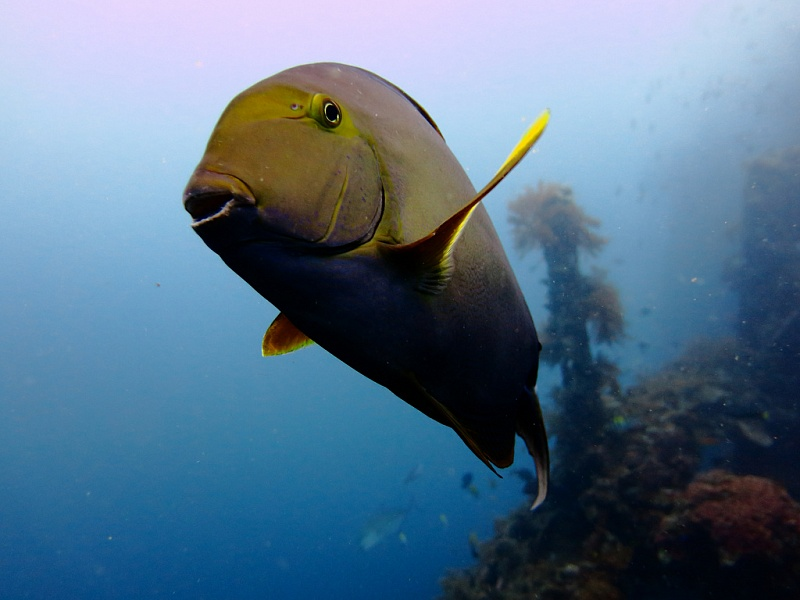
#> input picture 6 sem/im1.jpg, 800 x 600 px
$ jupyter execute --allow-errors hw_4_4.ipynb
#> lines starting #> are read from the running program, lines starting #| are printed output that depends on the picture
ЗАДАНИЕ 1

[cell 1]
import cv2
import numpy as np

def fourier_transform(img_path, out_path, out2_path):
#> called with img_path = 'im1.jpg', out_path = 'out.jpg', out2_path = 'out2.jpg'
    img = cv2.imread(img_path, cv2.IMREAD_COLOR)
#> img is the input picture: shape (600, 800, 3); mean B, G, R 138.7, 115.5, 87.9
    b, g, r = cv2.split(img)
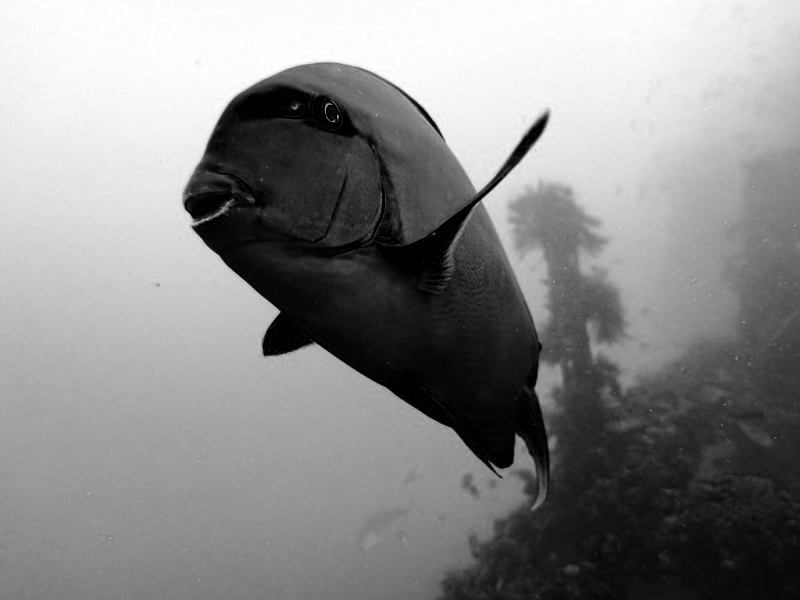
#> b: shape (600, 800); min 0, max 255, mean 138.7
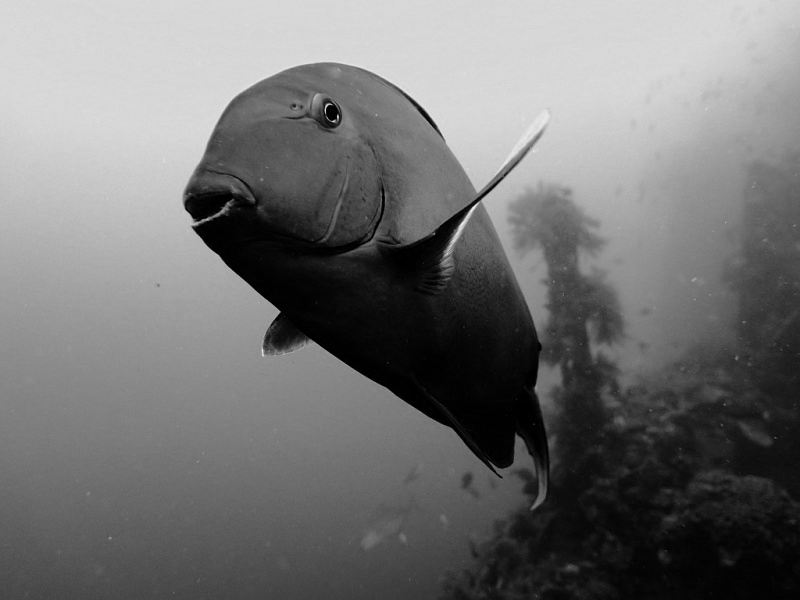
#> g: shape (600, 800); min 0, max 239, mean 115.5
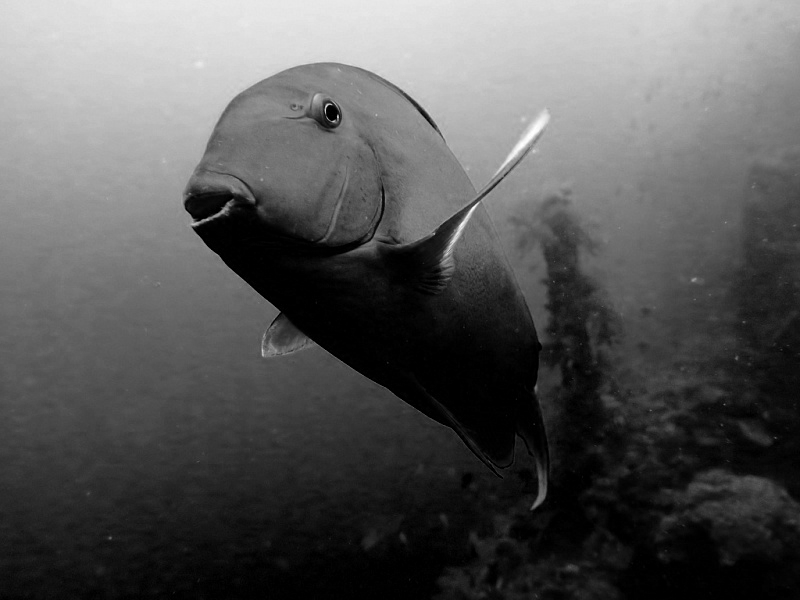
#> r: shape (600, 800); min 0, max 255, mean 87.9
    b_f = np.fft.fft2(b)
    g_f = np.fft.fft2(g)
    r_f = np.fft.fft2(r)

    b_f_shifted = np.fft.fftshift(b_f)
    g_f_shifted = np.fft.fftshift(g_f)
    r_f_shifted = np.fft.fftshift(r_f)

    cv2.imwrite(out_path, np.stack([
        np.uint8(np.abs(b_f_shifted)),
        np.uint8(np.abs(g_f_shifted)),
        np.uint8(np.abs(r_f_shifted))
        ], axis=2))
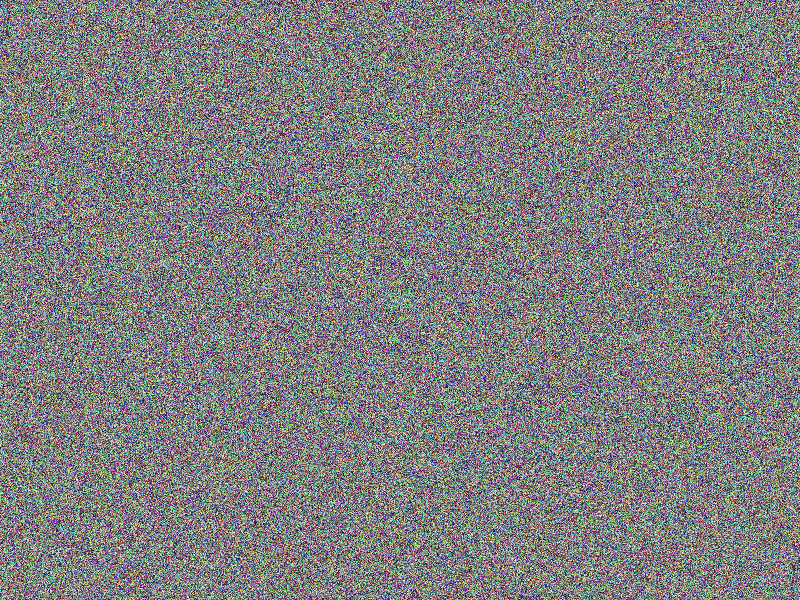
#> saved as out.jpg: shape (600, 800, 3); mean B, G, R 127.8, 127.5, 127.5

    h, w = b_f.shape
#> h = 600; w = 800
    b_f[0:h//2, :] = 0
    g_f[0:h//2, :] = 0
    r_f[0:h//2, :] = 0
    b_f[:, 0:w//2] = 0
    g_f[:, 0:w//2] = 0
    r_f[:, 0:w//2] = 0


    b_inv = np.fft.ifft2(b_f)
    g_inv = np.fft.ifft2(g_f)
    r_inv = np.fft.ifft2(r_f)
    img_inv = np.stack([
        np.uint8(np.abs(b_inv)),
        np.uint8(np.abs(g_inv)),
        np.uint8(np.abs(r_inv))
    ], axis=2)
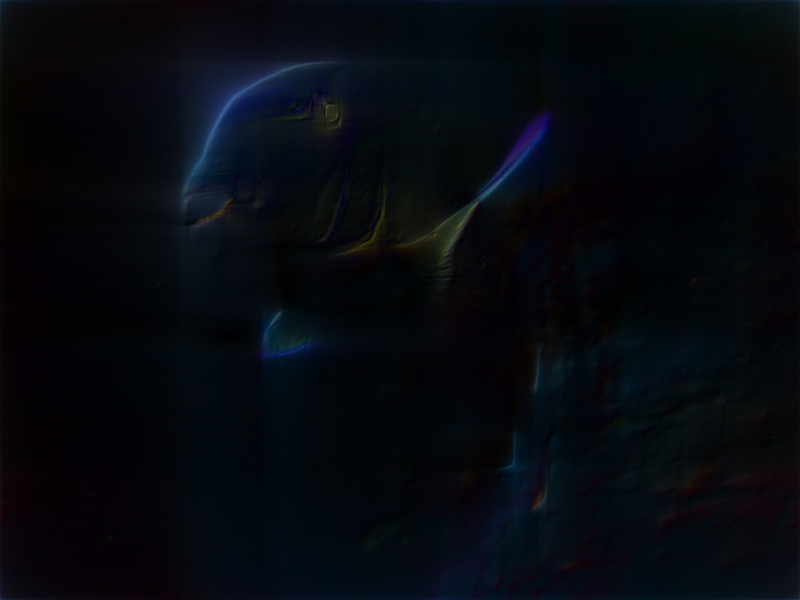
#> img_inv: shape (600, 800, 3); mean of channels 0, 1, 2 14.9, 9.1, 6; drawn as B, G, R
    cv2.imwrite(out2_path, img_inv)

fourier_transform("im1.jpg", "out.jpg", "out2.jpg")

$ run again, with 6 sem/zebra.jpg copied over 6 sem/im1.jpg
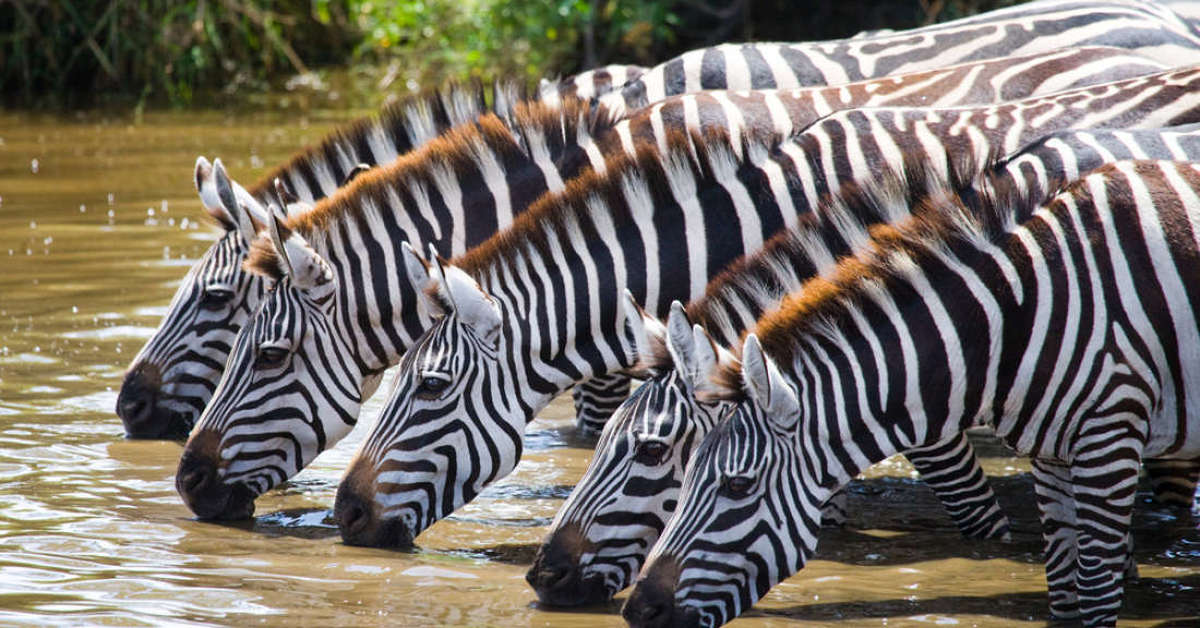
#> input picture 6 sem/zebra.jpg, 1200 x 628 px
#> in fourier_transform, img is the input picture: shape (628, 1200, 3); mean B, G, R 103.9, 111.7, 118.5
#> in fourier_transform, `cv2.imwrite(out_path, np.stack([ np.uint8(np.abs(b_f_shifted)), np.uin..`:
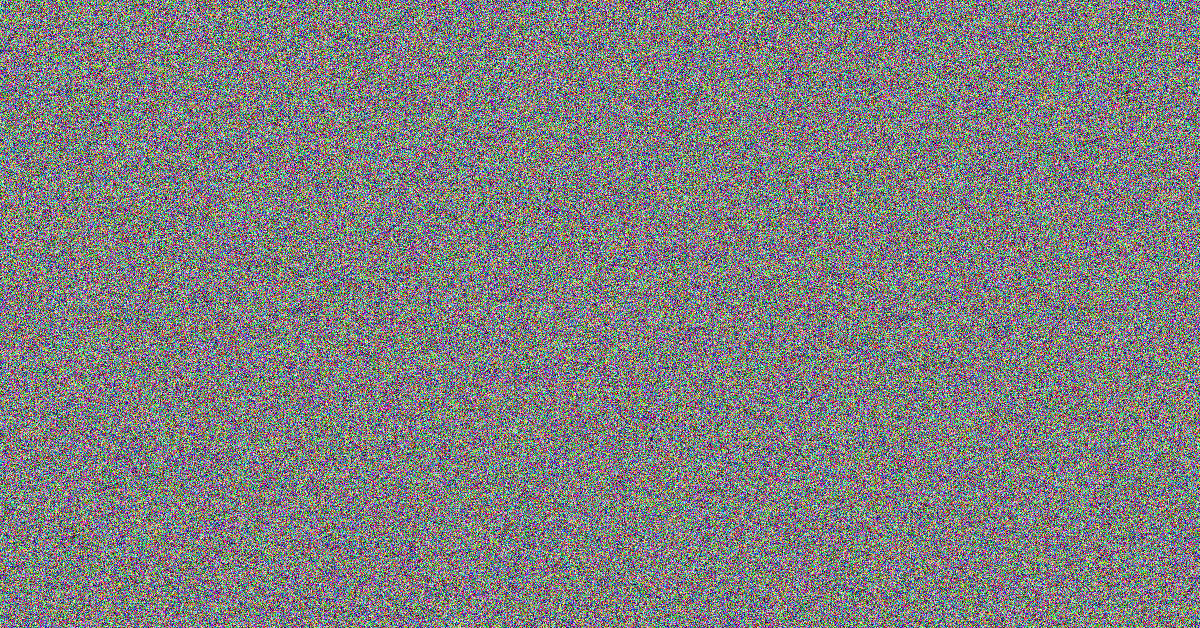
#> saved as out.jpg: shape (628, 1200, 3); mean B, G, R 127.6, 127.5, 127.6
#> in fourier_transform, `img_inv = np.stack([ np.uint8(np.abs(b_inv)), np.uint8(np.abs(g_inv)),..`:
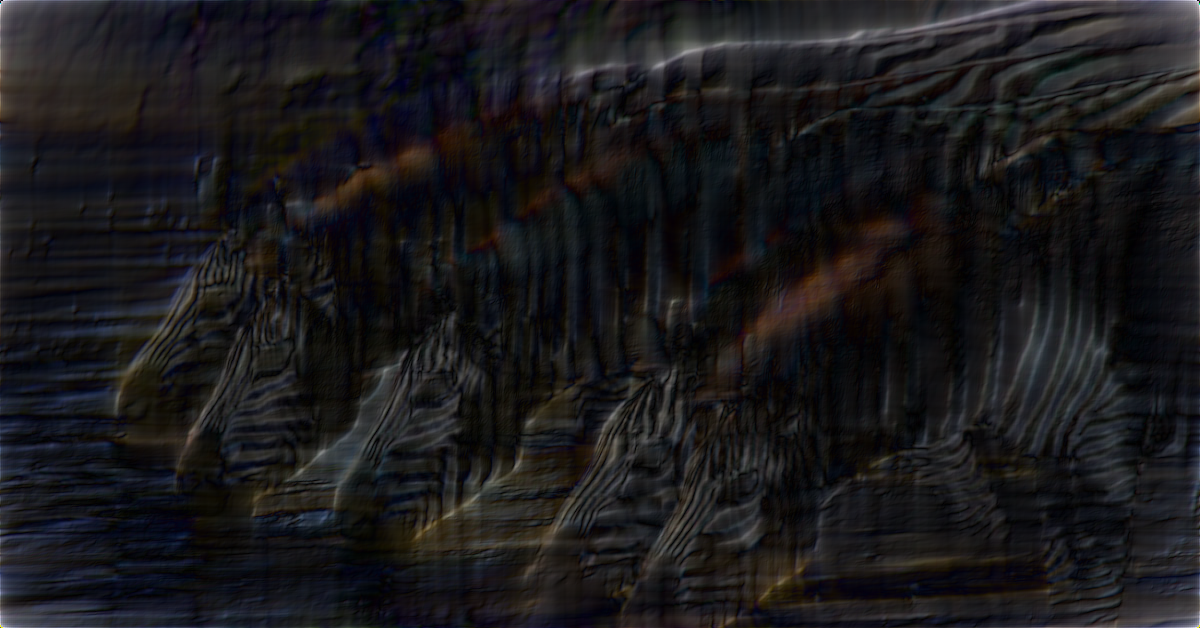
#> img_inv: shape (628, 1200, 3); mean of channels 0, 1, 2 27.4, 25.2, 26.3; drawn as B, G, R
